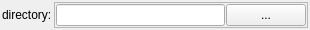
<?xml version="1.0" encoding="UTF-8"?>
<ui version="4.0">
 <class>WidgetGSLibParDir</class>
 <widget class="QWidget" name="WidgetGSLibParDir">
  <property name="geometry">
   <rect>
    <x>0</x>
    <y>0</y>
    <width>310</width>
    <height>30</height>
   </rect>
  </property>
  <property name="windowTitle">
   <string>Form</string>
  </property>
  <layout class="QHBoxLayout" name="horizontalLayout_2">
   <property name="spacing">
    <number>2</number>
   </property>
   <property name="leftMargin">
    <number>2</number>
   </property>
   <property name="topMargin">
    <number>2</number>
   </property>
   <property name="rightMargin">
    <number>2</number>
   </property>
   <property name="bottomMargin">
    <number>2</number>
   </property>
   <item>
    <widget class="QLabel" name="lblDesc">
     <property name="text">
      <string>directory:</string>
     </property>
    </widget>
   </item>
   <item>
    <widget class="QFrame" name="frame">
     <property name="frameShape">
      <enum>QFrame::StyledPanel</enum>
     </property>
     <property name="frameShadow">
      <enum>QFrame::Raised</enum>
     </property>
     <layout class="QHBoxLayout" name="horizontalLayout">
      <property name="spacing">
       <number>1</number>
      </property>
      <property name="leftMargin">
       <number>1</number>
      </property>
      <property name="topMargin">
       <number>1</number>
      </property>
      <property name="rightMargin">
       <number>1</number>
      </property>
      <property name="bottomMargin">
       <number>1</number>
      </property>
      <item>
       <widget class="QLineEdit" name="txtPath"/>
      </item>
      <item>
       <widget class="QPushButton" name="btnFile">
        <property name="text">
         <string>...</string>
        </property>
       </widget>
      </item>
     </layout>
    </widget>
   </item>
  </layout>
 </widget>
 <resources/>
 <connections>
  <connection>
   <sender>btnFile</sender>
   <signal>clicked(bool)</signal>
   <receiver>WidgetGSLibParDir</receiver>
   <slot>onBtnFileClicked(bool)</slot>
   <hints>
    <hint type="sourcelabel">
     <x>241</x>
     <y>17</y>
    </hint>
    <hint type="destinationlabel">
     <x>287</x>
     <y>28</y>
    </hint>
   </hints>
  </connection>
 </connections>
 <slots>
  <slot>onBtnFileClicked(bool)</slot>
 </slots>
</ui>
